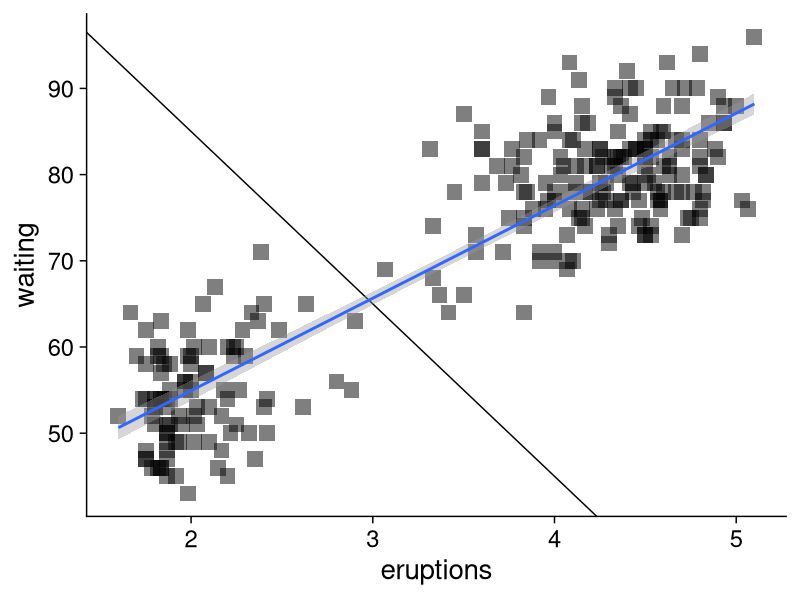

Here is the R script that generated this plot:
## ---- chunk 1
library(ggplot2)
library(cowplot)
library(ggthemes)


ggplot(faithful) + 
    geom_point(aes(x = eruptions, y = waiting), 
    size = 5, 
    shape = "square",
    alpha = 0.5) +
    geom_abline(slope = -20, intercept = 125) + 
    geom_smooth(method = "lm", aes(x = eruptions, y = waiting)) +
    theme_cowplot(20)
